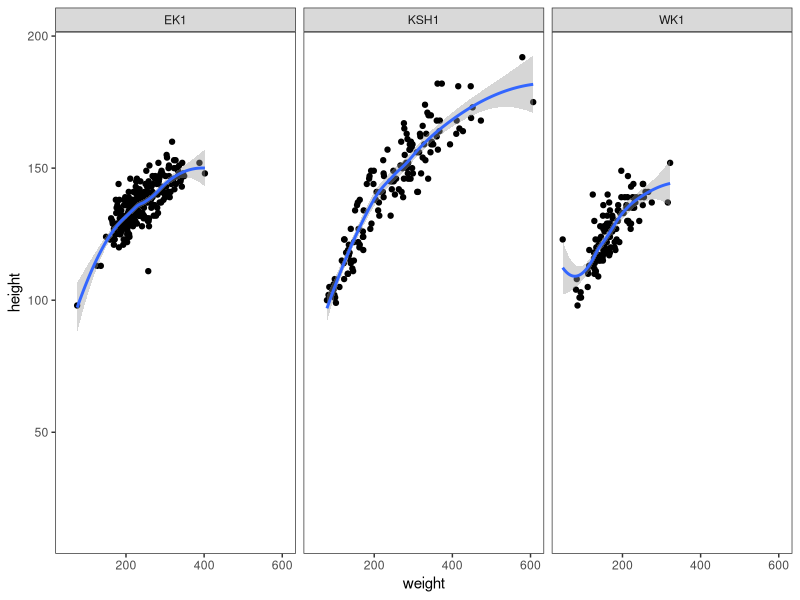
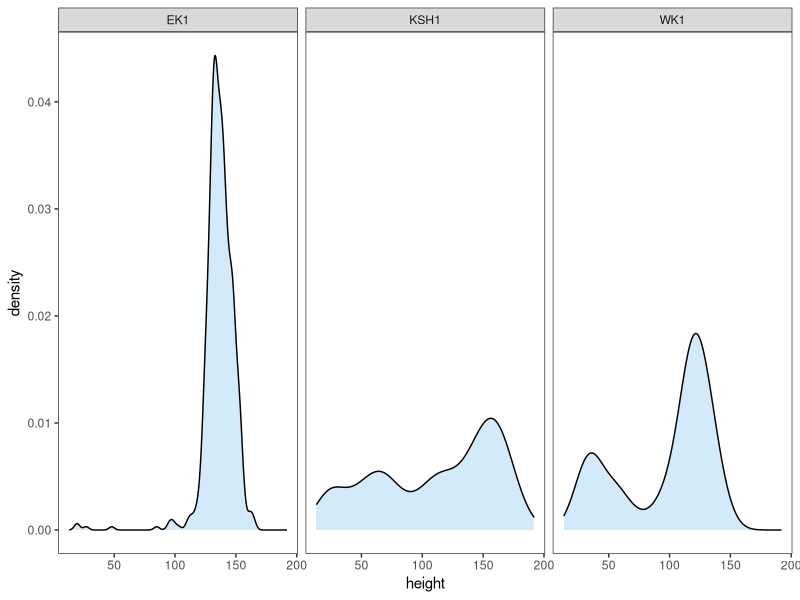
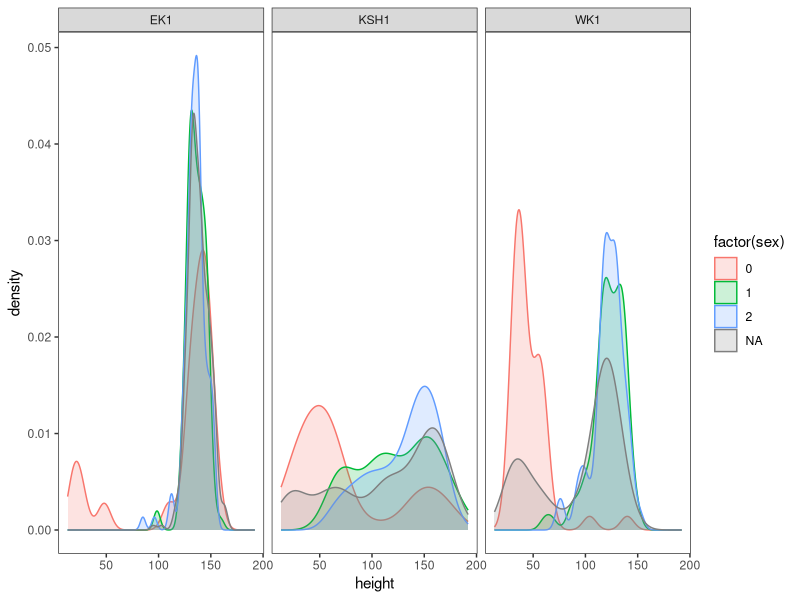

Write the R code that produced these figures, in order.
# load ----
library(tidyverse)
theme_set(theme_bw()+ 
             theme(panel.grid.major = element_blank(),
                   panel.grid.minor = element_blank()))
# data ----
#clean up event data- change names and data types etc.
events <- read.csv('./data/events_2016.csv')
events %>% mutate(ID = gsub(" ", "", STATION_ID),date = as.Date(DATE_SET, format='%m-%d-%Y'),
                  year = as.numeric(format(date, "%Y"))) %>% 
   select(year=year, date=date, Event = EVENT_ID, District = DISTRICT, 
          Dredge = DREDGE_ID, Bed = BED_SW, Type = STATION_TYPE, ID = ID, 
          slat = START_LATITUDE, slon=START_LONGITUDE, sdepth = DEPTH_START_F, 
          stime = START_TIME, speed=TOW_SPEED, maxdepth=Max_Dpth_fa, mindepth=Min_Dpth_fa, 
          elat=END_LATITUDE, elon=END_LONGITUDE, edepth=DEPTH_END_F, etime=END_TIME, 
          calc_length=TOW_LENGTH_CALC, field_length=TOW_LENGTH_FIELD,length=TOW_LENGTH_DESIGNATED,
          performance=GEAR_PERFORMANCE_CODE_SW) -> event

catch <- read.csv('./data/catchComp_2016.csv')
catch %>% select(Event = EVENT_ID, species=RACE_CODE, 
                 size_class=SCAL_SIZE_CLASS, count=COUNT,
                 sample_wt=SAMPLE_WT_KG, cond = CONDITION_CODE_RII, 
                 sample_type = SAMPLE_TYPE) -> catch

awl <- read.csv('./data/awl_2016.csv')
awl %>% select(Event = EVENT_ID, weight=WHOLE_WT_GRAMS, 
               worm=SHELL_WORM_SW, height=SHELL_HEIGHT_MM, sex=SEX_SW, 
               gonad_cond=SCAL_GONAD_COND, blister=MUD_BLISTER_SW, 
               meat_cond=MEAT_CONDITION_SW, clapper = CLAPPER, 
               sample_type = SAMPLE_TYPE) -> awl

#height/weight relationship
awl %>% left_join(event) %>% 
   ggplot(aes(weight,height))+geom_point()+facet_wrap(~Bed)+stat_smooth() 

#ggsave("./figs/Fig1.tiff", dpi=300, height=6, width=6, units="in")

#height densities - this way includes <100mm shells
awl %>% left_join(event) %>% 
   ggplot(aes(height))+geom_density(alpha=.2,fill=4)+facet_wrap(~Bed)

#height densities - 
awl %>% left_join(event) %>% 
   ggplot(aes(height, fill=factor(sex),color=factor(sex)))+geom_density(alpha=.2)+facet_wrap(~Bed)
# getting some issues between using 0 and using NA - need to examine this.